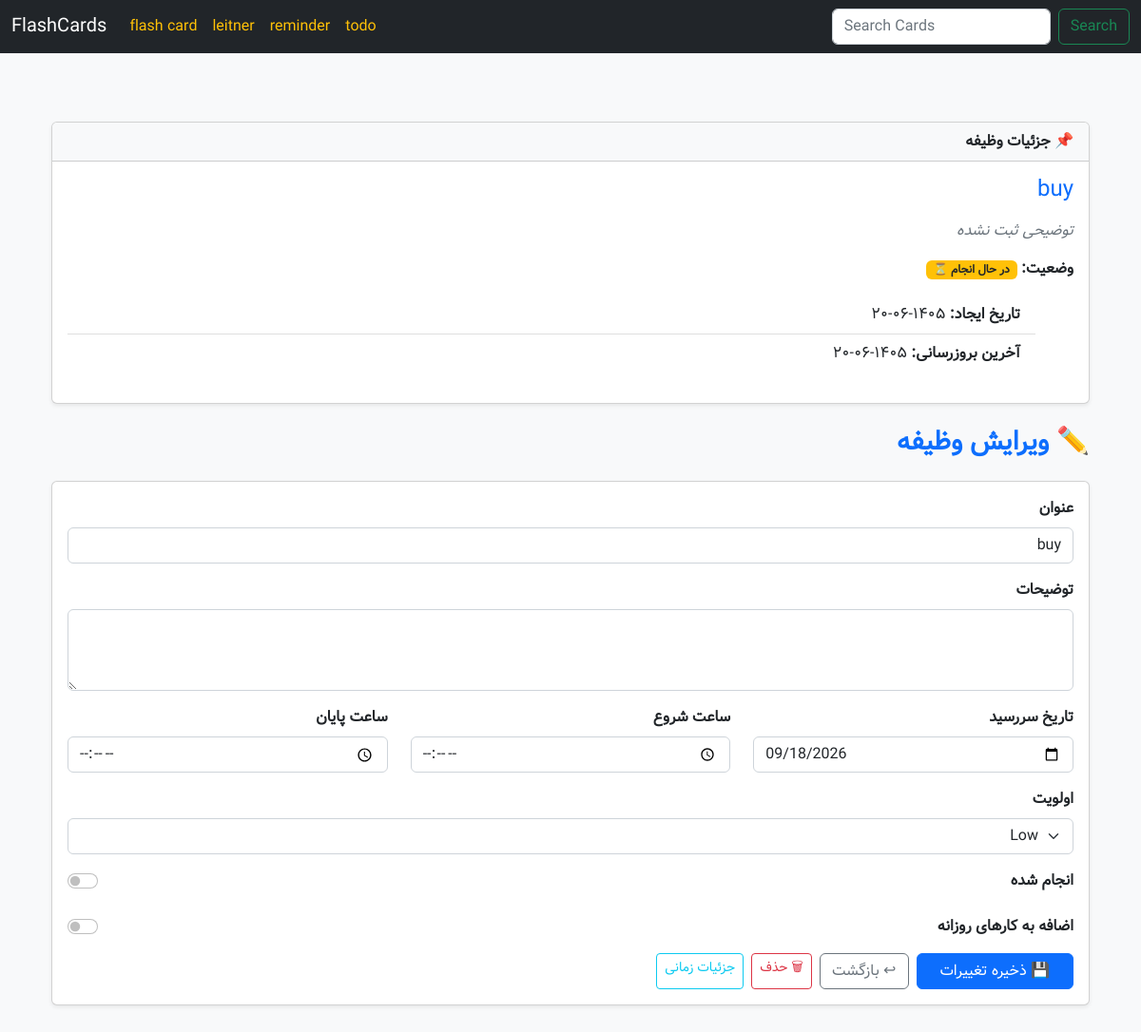
Page /todo/todos/51/ on the committed database.
### todo/models.py (models this page shows, shortened)
class Todo(models.Model):
    PRIORITY_CHOICES = [
        ("low", "Low"),
        ("medium", "Medium"),
        ("high", "High"),
    ]
    title = models.CharField(max_length=200, verbose_name="عنوان")
    description = models.TextField(blank=True, null=True, verbose_name="توضیحات")
    due_date = models.DateField(blank=True, null=True, verbose_name="تاریخ")
    start_time = models.TimeField(blank=True, null=True, verbose_name="ساعت شروع")
    end_time = models.TimeField(blank=True, null=True, verbose_name="ساعت پایان")
    is_completed = models.BooleanField(default=False, verbose_name="انجام شده")
    priority = models.CharField(
        max_length=10, choices=PRIORITY_CHOICES, default="low", verbose_name="اولویت"
    )
    is_daily = models.BooleanField(
        default=False,
        verbose_name="کار روزانه"
    )
    created_at = models.DateTimeField(auto_now_add=True, verbose_name="زمان ایجاد")
    updated_at = models.DateTimeField(auto_now=True, verbose_name="آخرین ویرایش")
    class Meta:
        ordering = ["due_date", "start_time"]
        verbose_name = "وظیفه"
        verbose_name_plural = "وظایف"

### todo/views.py (the view, shortened to what this page needs)
# urls.py: path("todos/<int:todo_id>/", TodoDetailView.as_view(), name="todo_detail"),
class TodoDetailView(View):
    from_class = TodoForm
    def get(self, request, todo_id):
        todo = get_object_or_404(Todo, pk=todo_id)
        form = self.from_class(instance=todo)
        return render(request, "todo/todo_detail.html", {"todo": todo, "form": form})

### todo/templatetags/jalali_filters.py (called while the page is built)
def gregorian_to_jalali(gy, gm, gd):
    g_d_m = [0, 31, 59, 90, 120, 151, 181, 212, 243, 273, 304, 334]
    if gy > 1600:
        jy = 979
        gy -= 1600
    else:
        jy = 0
        gy -= 621
    gy2 = gy + 1 if gm > 2 else gy
    days = (
        365 * gy
        + (gy2 + 3) // 4
        - (gy2 + 99) // 100
        + (gy2 + 399) // 400
        - 80
        + gd
        + g_d_m[gm - 1]
    )
    jy += 33 * (days // 12053)
    days %= 12053
    jy += 4 * (days // 1461)
    days %= 1461
    if days > 365:
        jy += (days - 1) // 365
        days = (days - 1) % 365
    jm = 1 + (days // 31) if days < 186 else 7 + ((days - 186) // 30)
    jd = 1 + (days % 31) if days < 186 else 1 + ((days - 186) % 30)
    return jy, jm, jd

@register.filter
def to_jalali(value):
    if not value:
        return ""
    try:
        jy, jm, jd = gregorian_to_jalali(value.year, value.month, value.day)
        jalali = f"{jy:04d}-{jm:02d}-{jd:02d}"
        return jalali.translate(EN_TO_FA_DIGITS)
    except Exception:
        return value

### todo/templates/todo/todo_detail.html (shortened to what this page needs)
{% extends 'base.html' %}
{% load jalali_filters %}
{% load static %}
{% block content %}
  <div class="container py-4" dir="rtl">
    <div class="card shadow-sm">
      <div class="card-header bg-light fw-bold">📌 جزئیات وظیفه</div>
      <div class="card-body">
        <h4 class="text-primary mb-3">{{ todo.title }}</h4>
        {% if todo.description %}
          <p class="text-muted">{{ todo.description }}</p>
        {% else %}
          <p class="text-muted fst-italic">توضیحی ثبت نشده</p>
        {% endif %}
        <div class="mb-3">
          <strong>وضعیت:</strong>
          {% if todo.is_completed %}
            <span class="badge bg-success ms-2">انجام شده ✅</span>
          {% else %}
            <span class="badge bg-warning text-dark ms-2">در حال انجام ⏳</span>
          {% endif %}
        </div>
        <ul class="list-group list-group-flush mb-3">
          <li class="list-group-item">
            <strong>تاریخ ایجاد:</strong> {{ todo.created_at|to_jalali }}
          </li>
          <li class="list-group-item">
            <strong>آخرین بروزرسانی:</strong> {{ todo.updated_at|to_jalali }}
          </li>
        </ul>
      </div>
    </div>
    <div class="my-4">
      <h3 class="fw-bold text-primary">✏️ ویرایش وظیفه</h3>
    </div>
    <div class="card shadow-sm mb-5">
      <div class="card-body">
        <form method="post">
          <div class="mb-3">
            <label for="{{ form.title.id_for_label }}" class="form-label fw-bold">عنوان</label>
            {{ form.title }}
          </div>
          <div class="mb-3">
            <label for="{{ form.description.id_for_label }}" class="form-label fw-bold">توضیحات</label>
            {{ form.description }}
          </div>
          <div class="row mb-3">
            <div class="col-md-4">
              <label for="{{ form.due_date.id_for_label }}" class="form-label fw-bold">تاریخ سررسید</label>
              {{ form.due_date }}
            </div>
            <div class="col-md-4">
              <label for="{{ form.start_time.id_for_label }}" class="form-label fw-bold">ساعت شروع</label>
              {{ form.start_time }}
            </div>
            <div class="col-md-4">
              <label for="{{ form.end_time.id_for_label }}" class="form-label fw-bold">ساعت پایان</label>
              {{ form.end_time }}
            </div>
          </div>
          <div class="mb-3">
            <label for="{{ form.priority.id_for_label }}" class="form-label fw-bold">اولویت</label>
            {{ form.priority }}
          </div>
          <div class="form-check form-switch mb-4">
            {{ form.is_completed }}
            <label class="form-check-label fw-bold" for="{{ form.is_completed.id_for_label }}">انجام شده</label>
          </div>
          <div class="form-check form-switch mb-3">
              {{ form.is_daily }}
              <label class="form-check-label fw-bold" for="{{ form.is_daily.id_for_label }}">
                  اضافه به کارهای روزانه
              </label>
          </div>
          <div class="d-flex gap-2">
            <button type="submit" class="btn btn-primary px-4">💾 ذخیره تغییرات</button>
            <a href="{% url 'todo:todo_list' %}" class="btn btn-outline-secondary">↩ بازگشت</a>
            <a href="{% url 'todo:todo_delete' todo.id %}"class="btn btn-outline-danger btn-sm">🗑 حذف</a>
            <a href="{% url 'todo:summary_time' todo.id %}"class="btn btn-outline-info btn-sm">جزئیات زمانی</a>
          </div>
        </form>
      </div>
    </div>
  </div>
{% endblock %}

### rows in the picture
Todo: title "buy", created_at|to_jalali "۱۴۰۵-۰۶-۲۰", updated_at|to_jalali "۱۴۰۵-۰۶-۲۰", due_date "09/18/2026", priority "Low"
